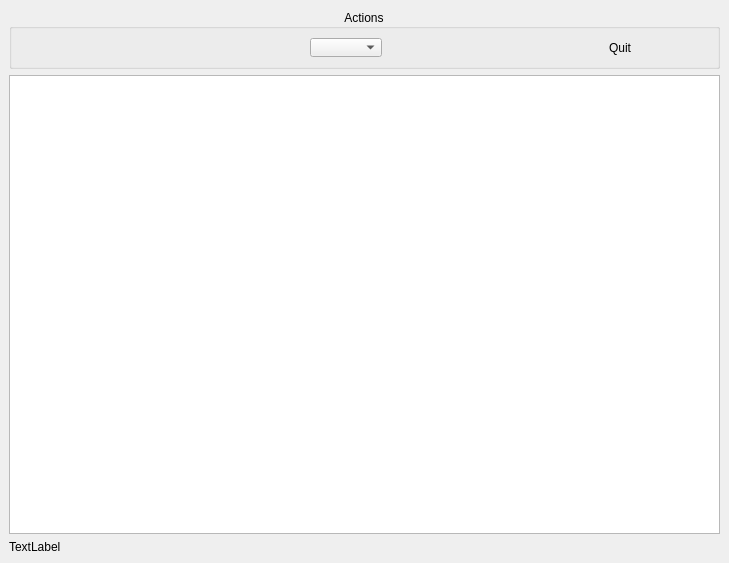
<?xml version="1.0" encoding="UTF-8"?>
<ui version="4.0">
 <class>PreviewDialog</class>
 <widget class="QDialog" name="PreviewDialog">
  <property name="windowModality">
   <enum>Qt::WindowModal</enum>
  </property>
  <property name="geometry">
   <rect>
    <x>0</x>
    <y>0</y>
    <width>729</width>
    <height>563</height>
   </rect>
  </property>
  <property name="windowTitle">
   <string>Dialog</string>
  </property>
  <layout class="QVBoxLayout">
   <property name="spacing">
    <number>6</number>
   </property>
   <property name="leftMargin">
    <number>9</number>
   </property>
   <property name="topMargin">
    <number>9</number>
   </property>
   <property name="rightMargin">
    <number>9</number>
   </property>
   <property name="bottomMargin">
    <number>9</number>
   </property>
   <item>
    <widget class="QGroupBox" name="groupBox">
     <property name="sizePolicy">
      <sizepolicy hsizetype="MinimumExpanding" vsizetype="Fixed">
       <horstretch>0</horstretch>
       <verstretch>0</verstretch>
      </sizepolicy>
     </property>
     <property name="maximumSize">
      <size>
       <width>16777215</width>
       <height>60</height>
      </size>
     </property>
     <property name="title">
      <string>Actions</string>
     </property>
     <property name="alignment">
      <set>Qt::AlignCenter</set>
     </property>
     <layout class="QHBoxLayout" name="horizontalLayout_4">
      <item>
       <layout class="QHBoxLayout" name="horizontalLayout">
        <item>
         <widget class="QPushButton" name="previousButton">
          <property name="sizePolicy">
           <sizepolicy hsizetype="Fixed" vsizetype="Fixed">
            <horstretch>0</horstretch>
            <verstretch>0</verstretch>
           </sizepolicy>
          </property>
          <property name="maximumSize">
           <size>
            <width>22</width>
            <height>22</height>
           </size>
          </property>
          <property name="text">
           <string/>
          </property>
          <property name="iconSize">
           <size>
            <width>22</width>
            <height>22</height>
           </size>
          </property>
          <property name="flat">
           <bool>true</bool>
          </property>
         </widget>
        </item>
        <item>
         <widget class="QPushButton" name="nextButton">
          <property name="sizePolicy">
           <sizepolicy hsizetype="Fixed" vsizetype="Fixed">
            <horstretch>0</horstretch>
            <verstretch>0</verstretch>
           </sizepolicy>
          </property>
          <property name="maximumSize">
           <size>
            <width>22</width>
            <height>22</height>
           </size>
          </property>
          <property name="text">
           <string/>
          </property>
          <property name="iconSize">
           <size>
            <width>22</width>
            <height>22</height>
           </size>
          </property>
          <property name="flat">
           <bool>true</bool>
          </property>
         </widget>
        </item>
        <item>
         <spacer name="spacer_7">
          <property name="orientation">
           <enum>Qt::Horizontal</enum>
          </property>
          <property name="sizeType">
           <enum>QSizePolicy::Fixed</enum>
          </property>
          <property name="sizeHint" stdset="0">
           <size>
            <width>20</width>
            <height>20</height>
           </size>
          </property>
         </spacer>
        </item>
        <item>
         <widget class="QPushButton" name="rotateCcwButton">
          <property name="sizePolicy">
           <sizepolicy hsizetype="Fixed" vsizetype="Fixed">
            <horstretch>0</horstretch>
            <verstretch>0</verstretch>
           </sizepolicy>
          </property>
          <property name="maximumSize">
           <size>
            <width>22</width>
            <height>22</height>
           </size>
          </property>
          <property name="text">
           <string/>
          </property>
          <property name="iconSize">
           <size>
            <width>22</width>
            <height>22</height>
           </size>
          </property>
          <property name="flat">
           <bool>true</bool>
          </property>
         </widget>
        </item>
        <item>
         <widget class="QPushButton" name="rotateCwButton">
          <property name="sizePolicy">
           <sizepolicy hsizetype="Fixed" vsizetype="Fixed">
            <horstretch>0</horstretch>
            <verstretch>0</verstretch>
           </sizepolicy>
          </property>
          <property name="maximumSize">
           <size>
            <width>22</width>
            <height>22</height>
           </size>
          </property>
          <property name="text">
           <string/>
          </property>
          <property name="iconSize">
           <size>
            <width>22</width>
            <height>22</height>
           </size>
          </property>
          <property name="flat">
           <bool>true</bool>
          </property>
         </widget>
        </item>
        <item>
         <spacer name="spacer">
          <property name="orientation">
           <enum>Qt::Horizontal</enum>
          </property>
          <property name="sizeType">
           <enum>QSizePolicy::Fixed</enum>
          </property>
          <property name="sizeHint" stdset="0">
           <size>
            <width>20</width>
            <height>20</height>
           </size>
          </property>
         </spacer>
        </item>
        <item>
         <widget class="QPushButton" name="flipHButton">
          <property name="sizePolicy">
           <sizepolicy hsizetype="Fixed" vsizetype="Fixed">
            <horstretch>0</horstretch>
            <verstretch>0</verstretch>
           </sizepolicy>
          </property>
          <property name="maximumSize">
           <size>
            <width>22</width>
            <height>22</height>
           </size>
          </property>
          <property name="iconSize">
           <size>
            <width>22</width>
            <height>22</height>
           </size>
          </property>
          <property name="flat">
           <bool>true</bool>
          </property>
         </widget>
        </item>
        <item>
         <widget class="QPushButton" name="flipVButton">
          <property name="sizePolicy">
           <sizepolicy hsizetype="Fixed" vsizetype="Fixed">
            <horstretch>0</horstretch>
            <verstretch>0</verstretch>
           </sizepolicy>
          </property>
          <property name="maximumSize">
           <size>
            <width>22</width>
            <height>22</height>
           </size>
          </property>
          <property name="iconSize">
           <size>
            <width>22</width>
            <height>22</height>
           </size>
          </property>
          <property name="flat">
           <bool>true</bool>
          </property>
         </widget>
        </item>
        <item>
         <spacer name="spacer_6">
          <property name="orientation">
           <enum>Qt::Horizontal</enum>
          </property>
          <property name="sizeType">
           <enum>QSizePolicy::Fixed</enum>
          </property>
          <property name="sizeHint" stdset="0">
           <size>
            <width>20</width>
            <height>20</height>
           </size>
          </property>
         </spacer>
        </item>
        <item>
         <widget class="QLabel" name="comboLabel">
          <property name="sizePolicy">
           <sizepolicy hsizetype="Fixed" vsizetype="Fixed">
            <horstretch>0</horstretch>
            <verstretch>0</verstretch>
           </sizepolicy>
          </property>
         </widget>
        </item>
        <item>
         <widget class="QComboBox" name="zoomComboBox">
          <property name="sizePolicy">
           <sizepolicy hsizetype="Fixed" vsizetype="Fixed">
            <horstretch>0</horstretch>
            <verstretch>0</verstretch>
           </sizepolicy>
          </property>
         </widget>
        </item>
        <item>
         <spacer name="spacer_4">
          <property name="orientation">
           <enum>Qt::Horizontal</enum>
          </property>
          <property name="sizeType">
           <enum>QSizePolicy::Fixed</enum>
          </property>
          <property name="sizeHint" stdset="0">
           <size>
            <width>20</width>
            <height>20</height>
           </size>
          </property>
         </spacer>
        </item>
        <item>
         <widget class="QPushButton" name="fullScreenButton">
          <property name="sizePolicy">
           <sizepolicy hsizetype="Fixed" vsizetype="Fixed">
            <horstretch>0</horstretch>
            <verstretch>0</verstretch>
           </sizepolicy>
          </property>
          <property name="maximumSize">
           <size>
            <width>22</width>
            <height>22</height>
           </size>
          </property>
          <property name="text">
           <string/>
          </property>
          <property name="iconSize">
           <size>
            <width>22</width>
            <height>22</height>
           </size>
          </property>
          <property name="flat">
           <bool>true</bool>
          </property>
         </widget>
        </item>
        <item>
         <spacer name="spacer_3">
          <property name="orientation">
           <enum>Qt::Horizontal</enum>
          </property>
          <property name="sizeType">
           <enum>QSizePolicy::Fixed</enum>
          </property>
          <property name="sizeHint" stdset="0">
           <size>
            <width>20</width>
            <height>20</height>
           </size>
          </property>
         </spacer>
        </item>
        <item>
         <widget class="QPushButton" name="saveImageButton">
          <property name="sizePolicy">
           <sizepolicy hsizetype="Fixed" vsizetype="Fixed">
            <horstretch>0</horstretch>
            <verstretch>0</verstretch>
           </sizepolicy>
          </property>
          <property name="maximumSize">
           <size>
            <width>22</width>
            <height>22</height>
           </size>
          </property>
          <property name="text">
           <string/>
          </property>
          <property name="iconSize">
           <size>
            <width>22</width>
            <height>22</height>
           </size>
          </property>
          <property name="flat">
           <bool>true</bool>
          </property>
         </widget>
        </item>
        <item>
         <widget class="QPushButton" name="saveAsButton">
          <property name="sizePolicy">
           <sizepolicy hsizetype="Fixed" vsizetype="Fixed">
            <horstretch>0</horstretch>
            <verstretch>0</verstretch>
           </sizepolicy>
          </property>
          <property name="maximumSize">
           <size>
            <width>22</width>
            <height>22</height>
           </size>
          </property>
          <property name="text">
           <string/>
          </property>
          <property name="iconSize">
           <size>
            <width>22</width>
            <height>22</height>
           </size>
          </property>
          <property name="flat">
           <bool>true</bool>
          </property>
         </widget>
        </item>
        <item>
         <spacer name="spacer_2">
          <property name="orientation">
           <enum>Qt::Horizontal</enum>
          </property>
          <property name="sizeType">
           <enum>QSizePolicy::Fixed</enum>
          </property>
          <property name="sizeHint" stdset="0">
           <size>
            <width>20</width>
            <height>20</height>
           </size>
          </property>
         </spacer>
        </item>
        <item>
         <widget class="QPushButton" name="printButton">
          <property name="sizePolicy">
           <sizepolicy hsizetype="Fixed" vsizetype="Fixed">
            <horstretch>0</horstretch>
            <verstretch>0</verstretch>
           </sizepolicy>
          </property>
          <property name="maximumSize">
           <size>
            <width>22</width>
            <height>22</height>
           </size>
          </property>
          <property name="text">
           <string/>
          </property>
          <property name="iconSize">
           <size>
            <width>22</width>
            <height>22</height>
           </size>
          </property>
          <property name="flat">
           <bool>true</bool>
          </property>
         </widget>
        </item>
        <item>
         <spacer name="spacer_5">
          <property name="orientation">
           <enum>Qt::Horizontal</enum>
          </property>
          <property name="sizeType">
           <enum>QSizePolicy::Fixed</enum>
          </property>
          <property name="sizeHint" stdset="0">
           <size>
            <width>20</width>
            <height>20</height>
           </size>
          </property>
         </spacer>
        </item>
        <item>
         <widget class="QPushButton" name="quitButton">
          <property name="sizePolicy">
           <sizepolicy hsizetype="Fixed" vsizetype="Fixed">
            <horstretch>0</horstretch>
            <verstretch>0</verstretch>
           </sizepolicy>
          </property>
          <property name="maximumSize">
           <size>
            <width>80</width>
            <height>22</height>
           </size>
          </property>
          <property name="text">
           <string>Quit</string>
          </property>
          <property name="iconSize">
           <size>
            <width>22</width>
            <height>22</height>
           </size>
          </property>
          <property name="flat">
           <bool>true</bool>
          </property>
         </widget>
        </item>
       </layout>
      </item>
     </layout>
    </widget>
   </item>
   <item>
    <widget class="QGraphicsView" name="view">
     <property name="renderHints">
      <set>QPainter::SmoothPixmapTransform</set>
     </property>
    </widget>
   </item>
   <item>
    <widget class="QLabel" name="statusBar">
     <property name="text">
      <string>TextLabel</string>
     </property>
    </widget>
   </item>
  </layout>
 </widget>
 <resources/>
 <connections/>
</ui>
